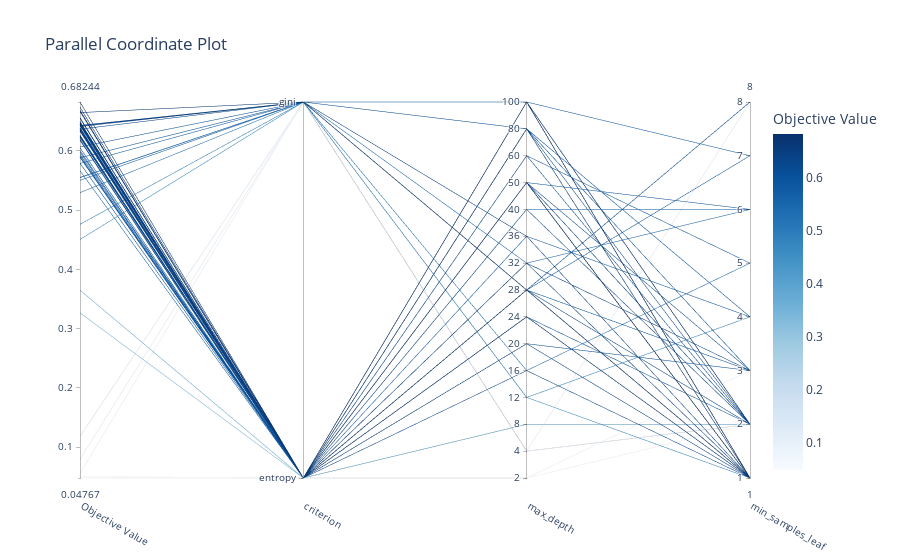

The cell this chart's notebook holds for it:
### Code cell
# plots the interactive visualization of the high-dimensional parameter relationship
optuna.visualization.plot_parallel_coordinate(study)

### Figure 1 — Plotly figure (JSON) as saved in the notebook; plotly's stock layout.template omitted (floating-point values rounded to 4 significant figures)
{"data": [{"dimensions": [{"label": "Objective Value", "range": [0.04767, 0.6824], "values": [0.04767, 0.04997, 0.07941, 0.118, 0.0553, 0.3648, 0.3265, 0.476, 0.4504, 0.6331, 0.5294, 0.6053, 0.6356, 0.6445, 0.6266, 0.6373, 0.5977, 0.5883, 0.656, 0.6478, 0.6337, 0.6411, 0.6646, 0.6366, 0.5503, 0.5787, 0.6422, 0.5889, 0.5548, 0.6385, 0.6438, 0.5893, 0.6429, 0.5663, 0.6234, 0.6004, 0.6187, 0.6548, 0.6824, 0.6472, 0.6226, 0.6666, 0.579, 0.5912, 0.6246, 0.6066, 0.6454, 0.6179, 0.594, 0.6495, 0.5552, 0.646, 0.6685, 0.6253, 0.6191, 0.6342, 0.6426, 0.6384, 0.6393, 0.6737]}, {"label": "criterion", "range": [0, 1], "ticktext": ["entropy", "gini"], "tickvals": [0, 1], "values": [0, 0, 1, 1, 1, 0, 0, 1, 1, 0, 1, 0, 0, 0, 0, 0, 0, 1, 0, 0, 0, 1, 1, 1, 1, 1, 1, 0, 1, 0, 0, 0, 1, 0, 0, 0, 0, 0, 0, 0, 0, 0, 0, 0, 0, 1, 0, 0, 0, 0, 1, 0, 0, 0, 0, 0, 0, 0, 0, 0]}, {"label": "max_depth", "range": [0, 14], "ticktext": ["2", "4", "8", "12", "16", "20", "24", "28", "32", "36", "40", "50", "60", "80", "100"], "tickvals": [0, 1, 2, 3, 4, 5, 6, 7, 8, 9, 10, 11, 12, 13, 14], "values": [0, 0, 1, 1, 1, 2, 2, 3, 3, 4, 4, 5, 5, 6, 6, 6, 6, 7, 7, 7, 7, 7, 7, 7, 7, 7, 7, 7, 8, 8, 8, 9, 9, 10, 10, 11, 11, 11, 11, 11, 11, 11, 11, 12, 12, 13, 13, 13, 13, 13, 14, 14, 14, 14, 14, 14, 14, 14, 14, 14]}, {"label": "min_samples_leaf", "range": [1, 8], "values": [3, 2, 8, 2, 2, 2, 2, 4, 1, 1, 5, 3, 1, 1, 1, 1, 2, 8, 1, 1, 2, 1, 1, 1, 8, 7, 1, 3, 6, 3, 1, 4, 1, 6, 2, 2, 3, 1, 1, 1, 2, 1, 6, 5, 2, 3, 1, 2, 4, 1, 7, 2, 1, 1, 2, 2, 1, 1, 1, 1]}], "labelangle": 30, "labelside": "bottom", "line": {"color": [0.04767, 0.04997, 0.07941, 0.118, 0.0553, 0.3648, 0.3265, 0.476, 0.4504, 0.6331, 0.5294, 0.6053, 0.6356, 0.6445, 0.6266, 0.6373, 0.5977, 0.5883, 0.656, 0.6478, 0.6337, 0.6411, 0.6646, 0.6366, 0.5503, 0.5787, 0.6422, 0.5889, 0.5548, 0.6385, 0.6438, 0.5893, 0.6429, 0.5663, 0.6234, 0.6004, 0.6187, 0.6548, 0.6824, 0.6472, 0.6226, 0.6666, 0.579, 0.5912, 0.6246, 0.6066, 0.6454, 0.6179, 0.594, 0.6495, 0.5552, 0.646, 0.6685, 0.6253, 0.6191, 0.6342, 0.6426, 0.6384, 0.6393, 0.6737], "colorbar": {"title": {"text": "Objective Value"}}, "colorscale": [[0, "rgb(247,251,255)"], [0.125, "rgb(222,235,247)"], [0.25, "rgb(198,219,239)"], [0.375, "rgb(158,202,225)"], [0.5, "rgb(107,174,214)"], [0.625, "rgb(66,146,198)"], [0.75, "rgb(33,113,181)"], [0.875, "rgb(8,81,156)"], [1, "rgb(8,48,107)"]], "reversescale": false, "showscale": true}, "type": "parcoords"}], "layout": {"title": {"text": "Parallel Coordinate Plot"}}}
